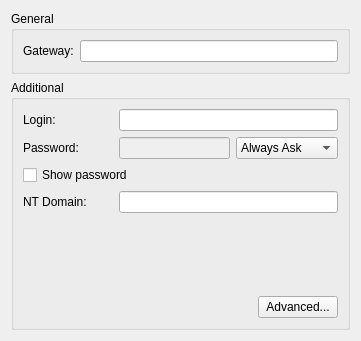
<?xml version="1.0" encoding="UTF-8"?>
<ui version="4.0">
 <class>PptpProp</class>
 <widget class="QWidget" name="PptpProp">
  <property name="geometry">
   <rect>
    <x>0</x>
    <y>0</y>
    <width>361</width>
    <height>341</height>
   </rect>
  </property>
  <property name="windowTitle">
   <string>PPTP Settings</string>
  </property>
  <layout class="QVBoxLayout" name="verticalLayout_2">
   <item>
    <widget class="QGroupBox" name="grp_general">
     <property name="maximumSize">
      <size>
       <width>16777215</width>
       <height>100</height>
      </size>
     </property>
     <property name="title">
      <string comment="like in General settings">General</string>
     </property>
     <layout class="QGridLayout" name="gridLayout_3">
      <item row="0" column="0">
       <layout class="QHBoxLayout" name="horizontalLayout_3">
        <item>
         <widget class="QLabel" name="lbl_gateway">
          <property name="text">
           <string>Gateway:</string>
          </property>
          <property name="buddy">
           <cstring>edt_gateway</cstring>
          </property>
         </widget>
        </item>
        <item>
         <widget class="KLineEdit" name="edt_gateway"/>
        </item>
       </layout>
      </item>
     </layout>
    </widget>
   </item>
   <item>
    <widget class="QGroupBox" name="grp_additional">
     <property name="title">
      <string comment="like in Additional settings">Additional</string>
     </property>
     <layout class="QGridLayout" name="gridLayout_4">
      <item row="0" column="0">
       <layout class="QVBoxLayout" name="verticalLayout">
        <item>
         <layout class="QHBoxLayout" name="horizontalLayout_4">
          <item>
           <widget class="QLabel" name="lbl_login">
            <property name="sizePolicy">
             <sizepolicy hsizetype="Preferred" vsizetype="Preferred">
              <horstretch>0</horstretch>
              <verstretch>0</verstretch>
             </sizepolicy>
            </property>
            <property name="minimumSize">
             <size>
              <width>90</width>
              <height>0</height>
             </size>
            </property>
            <property name="text">
             <string>Login:</string>
            </property>
            <property name="buddy">
             <cstring>edt_login</cstring>
            </property>
           </widget>
          </item>
          <item>
           <widget class="KLineEdit" name="edt_login"/>
          </item>
         </layout>
        </item>
        <item>
         <layout class="QHBoxLayout" name="horizontalLayout_5">
          <item>
           <widget class="QLabel" name="lbl_password">
            <property name="sizePolicy">
             <sizepolicy hsizetype="Preferred" vsizetype="Preferred">
              <horstretch>0</horstretch>
              <verstretch>0</verstretch>
             </sizepolicy>
            </property>
            <property name="minimumSize">
             <size>
              <width>90</width>
              <height>0</height>
             </size>
            </property>
            <property name="text">
             <string>Password:</string>
            </property>
            <property name="buddy">
             <cstring>edt_password</cstring>
            </property>
           </widget>
          </item>
          <item>
           <widget class="KLineEdit" name="edt_password">
            <property name="enabled">
             <bool>false</bool>
            </property>
            <property name="passwordMode">
             <bool>true</bool>
            </property>
           </widget>
          </item>
          <item>
           <widget class="KComboBox" name="cmbPasswordStorage">
            <item>
             <property name="text">
              <string>Always Ask</string>
             </property>
            </item>
            <item>
             <property name="text">
              <string>Save</string>
             </property>
            </item>
            <item>
             <property name="text">
              <string>Not Required</string>
             </property>
            </item>
           </widget>
          </item>
         </layout>
        </item>
        <item>
         <widget class="QCheckBox" name="cb_showPassword">
          <property name="text">
           <string>Show password</string>
          </property>
         </widget>
        </item>
        <item>
         <layout class="QHBoxLayout" name="horizontalLayout_6">
          <item>
           <widget class="QLabel" name="lbl_ntdomain">
            <property name="sizePolicy">
             <sizepolicy hsizetype="Preferred" vsizetype="Preferred">
              <horstretch>0</horstretch>
              <verstretch>0</verstretch>
             </sizepolicy>
            </property>
            <property name="minimumSize">
             <size>
              <width>90</width>
              <height>0</height>
             </size>
            </property>
            <property name="text">
             <string>NT Domain:</string>
            </property>
            <property name="buddy">
             <cstring>edt_ntDomain</cstring>
            </property>
           </widget>
          </item>
          <item>
           <widget class="KLineEdit" name="edt_ntDomain"/>
          </item>
         </layout>
        </item>
        <item>
         <spacer name="verticalSpacer">
          <property name="orientation">
           <enum>Qt::Vertical</enum>
          </property>
          <property name="sizeHint" stdset="0">
           <size>
            <width>20</width>
            <height>40</height>
           </size>
          </property>
         </spacer>
        </item>
        <item>
         <layout class="QHBoxLayout" name="horizontalLayout_7">
          <item>
           <spacer name="horizontalSpacer">
            <property name="orientation">
             <enum>Qt::Horizontal</enum>
            </property>
            <property name="sizeHint" stdset="0">
             <size>
              <width>40</width>
              <height>20</height>
             </size>
            </property>
           </spacer>
          </item>
          <item>
           <widget class="QPushButton" name="btnAdvanced">
            <property name="text">
             <string comment="like in Advanced settings">Advanced...</string>
            </property>
            <property name="flat">
             <bool>false</bool>
            </property>
           </widget>
          </item>
         </layout>
        </item>
       </layout>
      </item>
     </layout>
    </widget>
   </item>
  </layout>
 </widget>
 <customwidgets>
  <customwidget>
   <class>KComboBox</class>
   <extends>QComboBox</extends>
   <header>kcombobox.h</header>
  </customwidget>
  <customwidget>
   <class>KLineEdit</class>
   <extends>QLineEdit</extends>
   <header>klineedit.h</header>
  </customwidget>
 </customwidgets>
 <tabstops>
  <tabstop>edt_gateway</tabstop>
  <tabstop>edt_login</tabstop>
  <tabstop>edt_password</tabstop>
  <tabstop>cmbPasswordStorage</tabstop>
  <tabstop>cb_showPassword</tabstop>
  <tabstop>edt_ntDomain</tabstop>
  <tabstop>btnAdvanced</tabstop>
 </tabstops>
 <resources/>
 <connections/>
</ui>
